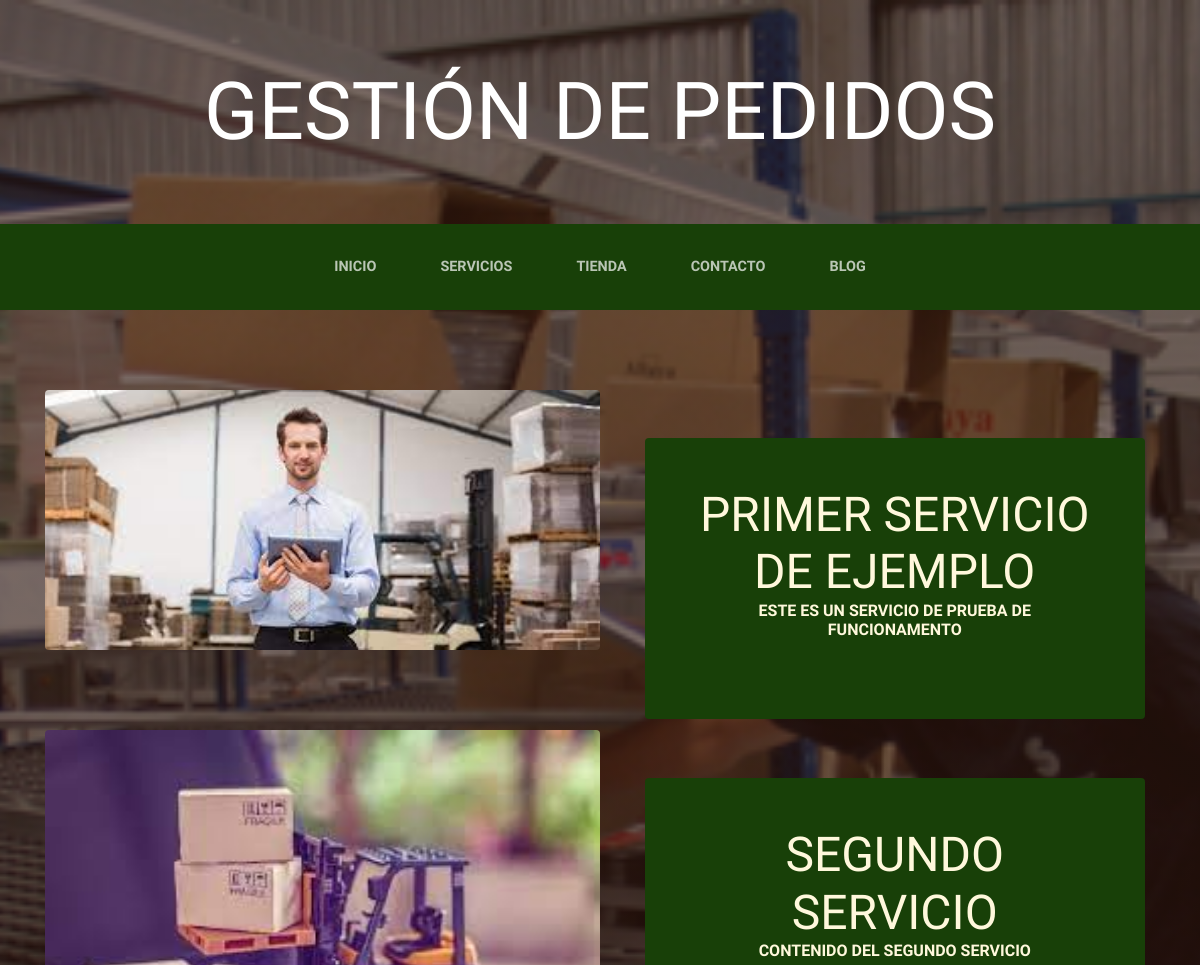
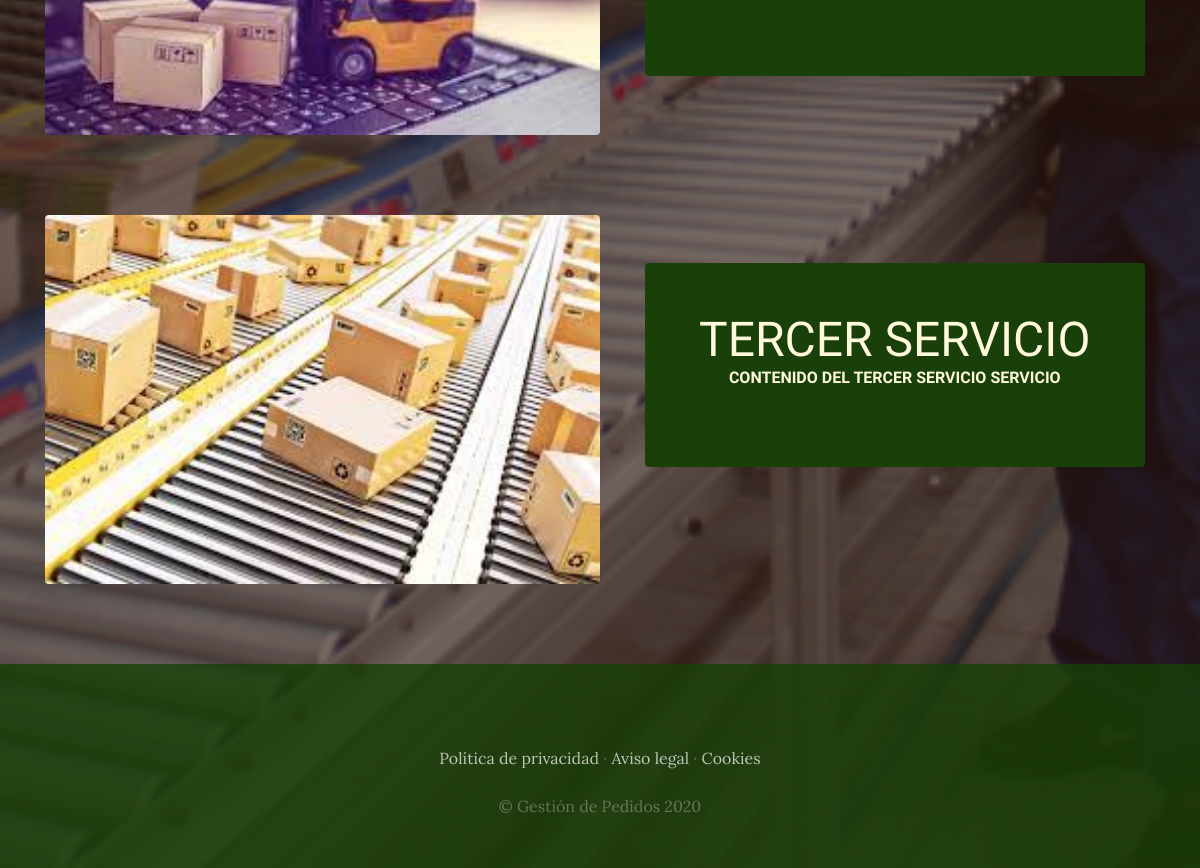
The app's page /servicios/ with its own data (2 pictures, top to bottom).
### servicios/models.py (models this page shows, shortened)
class Servicio (models.Model):
    titulo=models.CharField(max_length=50)
    contenido=models.CharField(max_length=50)
    imagen=models.ImageField(upload_to="servicios")
    created=models.DateField(auto_now_add=True)
    updated=models.DateField(auto_now_add=True)
    class Meta:
        verbose_name="servicio"
        verbose_name_plural="servicios"

### servicios/views.py (the view)
# urls.py: path('servicios/', include ('servicios.urls')),
def servicios (request):
    servicios=Servicio.objects.all()
    return render (request, "servicios/servicios.html", {"servicios":servicios})

### servicios/templates/servicios/servicios.html
{% extends "ProyectoWebApp/base.html" %} {% load static %} {% block content %}
{% for servicio in servicios %}
<section class="page-section clearfix">
  <div class="container">
    <div class="intro">
      <img
        class="intro-img img-fluid mb-3 mb-lg-0 rounded"
        src="{{servicio.imagen.url}}"
        alt=""
        style="width: 50%"
      />
      <div class="intro-text left-0 text-center bg-faded p-5 rounded">
        <h2 class="section-heading mb-4">
          <span class="section-heading-lower">{{servicio.titulo}}</span>
          <span class="section-heading-upper">{{servicio.contenido}}</span>
        </h2>
      </div>
    </div>
  </div>
</section>
{% endfor %} {% endblock %}

### ProyectoWebApp/static/ProyectoWebApp/css/gestion.css (style rules this page uses)
body { font-family: "Lora"; background: linear-gradient(rgba(47, 23, 15, 0.65), rgba(47, 23, 15, 0.65)), url("../img/bg_main.jpg"); background-attachment: fixed; background-position: center; background-size: cover; }
h1, h2, h3, h4, h5, h6 { font-family: "Raleway"; }
.page-section { margin-top: 5rem; margin-bottom: 5rem; }
.section-heading { text-transform: uppercase; }
.section-heading .section-heading-upper { display: block; font-size: 1rem; font-weight: 800; padding-bottom: 0.5rem; }
.section-heading .section-heading-lower { display: block; font-size: 3rem; font-weight: 100; }
.bg-faded { background-color: rgba(255, 255, 255, 0.85); }
.intro { position: relative; }
@media (min-width: 992px) { .intro .intro-img { width: 75%; float: left; } }
@media (min-width: 992px) { .intro .intro-text { left: 600; width: 60%; margin-top: 3rem; background-color: rgba(24, 64, 8); color: cornsilk; position: absolute; } }
@media (min-width: 1200px) { .intro .intro-text { width: 45%; } }

### records on screen
Servicio: imagen (picture), titulo "PRIMER SERVICIO DE EJEMPLO", contenido "ESTE ES UN SERVICIO DE PRUEBA DE FUNCIONAMENTO"
Servicio: imagen (picture), titulo "SEGUNDO SERVICIO", contenido "CONTENIDO DEL SEGUNDO SERVICIO"
Servicio: imagen (picture), titulo "TERCER SERVICIO", contenido "CONTENIDO DEL TERCER SERVICIO SERVICIO"
